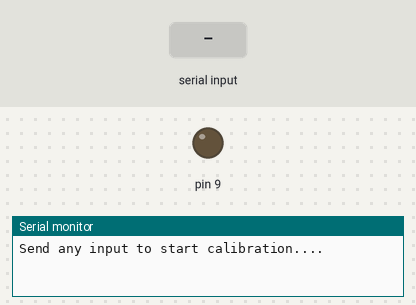
Simulated run of this sketch. Board: Arduino Uno, built with avr-gcc and run on an emulated ATmega328P. Parts: output pins drawn as LEDs (lit = HIGH), the last lines printed to the serial monitor. Inputs (shaded band) come from the test bench.

Above: at 1.0 s.
1.1 s: "1\n" received over Serial
At 2.7 s:
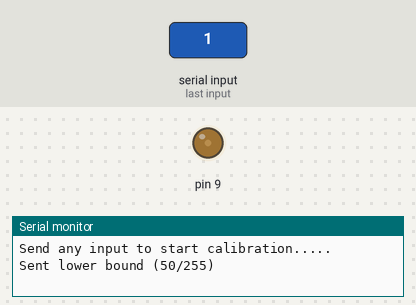
4.1 s: "0\n" received over Serial
At 4.1 s:
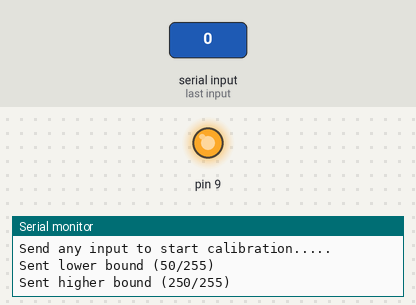
Timing chart, 0 to 7.1 s (numbered marks = the images above; inputs shaded):
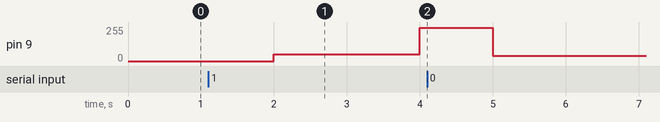

The sketch:

ESC_auto_calibrate_sequencer.ino
```cpp
void setup() {
  pinMode(9, OUTPUT);
  analogWrite(9, 0);
  Serial.begin(9600);

  while (Serial.available()) Serial.read();

  Serial.print("Send any input to start calibration...");
  while (!Serial.available()) { Serial.print('.'); delay(1000); }
  Serial.println("");
  String spdInput = Serial.readStringUntil('\n'); // drain serial buffer

  analogWrite(9, 50);
  Serial.println("Sent lower bound (50/255)");
  delay(2000);

  analogWrite(9, 250);
  Serial.println("Sent higher bound (250/255)");
  delay(1000);

  analogWrite(9, 40);
  Serial.println("Sent off signal (40/255)\nCalibration complete! (Send a byte to control speed)");


}

int spd = 40;

void loop() {
  while (!Serial.available());
  String spdInput = Serial.readStringUntil('\n');
//  spd = spdInput.toInt();
  analogWrite(9, spd);
  Serial.println("ESC signal: " + String(spd) + "(" + String(btp(spd)) + "% byte duty)");
}

// BTP: byte to percentage (converter)
float btp (int by) {
  return by%256 / 255.0 * 100;
}
```

Measured:
- after the input at 1.1 s, pin 9: 0/255 → 50/255 after 0.90 s, → 250/255 2.0 s later
